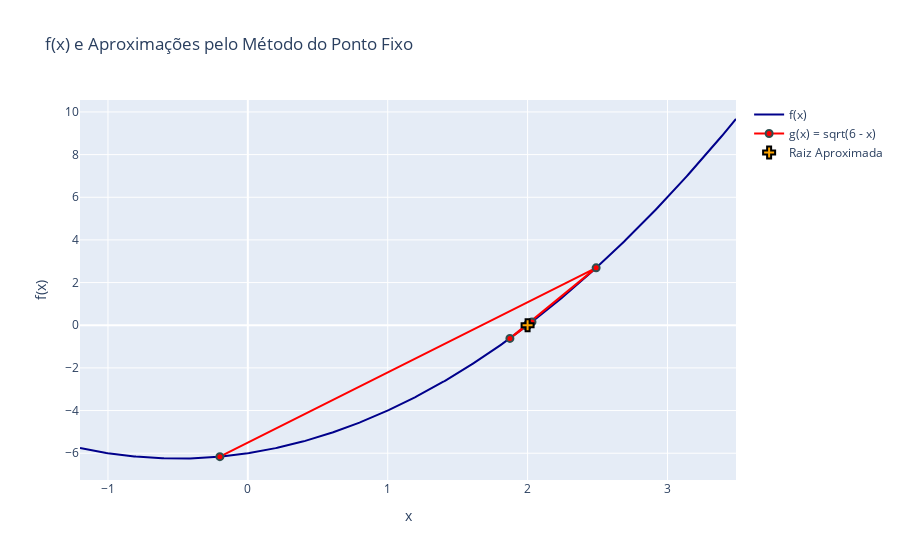

Write notebook code for a chart like this one.
### Code cell
fpi_plot_graph(f, history, _r, g_label="g(x) = sqrt(6 - x)")

### Figure 1 — Plotly figure (JSON) as saved in the notebook; plotly's stock layout.template omitted (floating-point values rounded to 4 significant figures; data arrays with more than 128 entries replaced by an {"elided": "..."} marker saying what was removed)
{"data": [{"line": {"color": "darkblue", "width": 2}, "mode": "lines", "name": "f(x)", "type": "scatter", "x": {"elided": "400 float values"}, "y": {"elided": "400 float values"}}, {"marker": {"color": "red", "line": {"color": "DarkSlateGrey", "width": 2}, "size": 7}, "mode": "markers+lines", "name": "g(x) = sqrt(6 - x)", "type": "scatter", "x": [-0.2, 2.49, 1.874, 2.031, 1.992, 2.002, 2.0, 2.0, 2.0, 2.0, 2.0, 2.0, 2.0], "y": [-6.16, 2.69, -0.6165, 0.1579, -0.03924, 0.009824, -0.002455, 0.0006138, -0.0001535, 3.836e-05, -9.591e-06, 2.398e-06, -5.994e-07]}, {"marker": {"color": "orange", "line": {"color": "Black", "width": 2}, "size": 10, "symbol": "cross"}, "mode": "markers", "name": "Raiz Aproximada", "type": "scatter", "x": [2.0], "y": [-5.994e-07]}], "layout": {"showlegend": true, "title": {"text": "f(x) e Aproximações pelo Método do Ponto Fixo"}, "xaxis": {"title": {"text": "x"}}, "yaxis": {"title": {"text": "f(x)"}}}}
